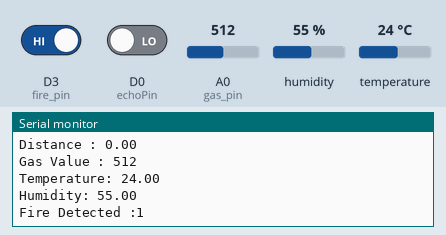
Recording of a sketch running on a simulated ESP8266 (NodeMCU). Shown: the last lines printed to the serial monitor. Inputs (shaded band) come from the test bench; at power-on: humidity 55 %, A0 (gas_pin) = 512, D3 (fire_pin) HIGH, temperature 24 °C, D0 (echoPin) LOW. WiFi joins after 1.5 s; servers stay silent unless stated.

Above: at 3.0 s.
3.1 s: humidity set to 22 %
At 4.4 s:
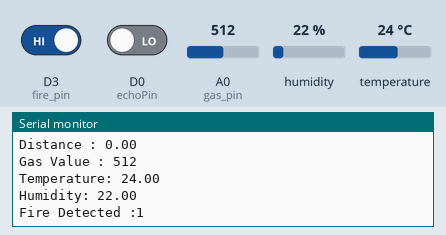
4.6 s: A0 (gas_pin) set to 490
6.1 s: D3 (fire_pin) driven LOW
At 7.4 s:
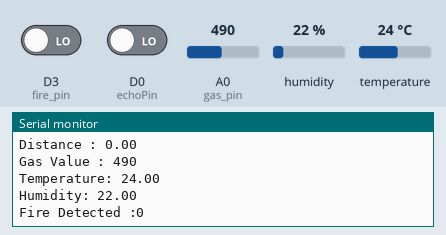
7.6 s: temperature set to 12 °C
At 8.5 s:
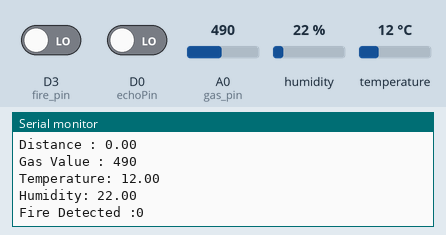
9.1 s: A0 (gas_pin) set to 510
10.6 s: humidity set to 40 %
At 12.0 s:
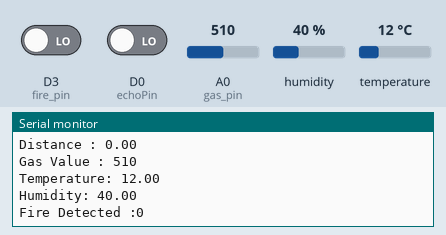
Timing chart, 0 to 13.1 s (numbered marks = the images above; inputs shaded):
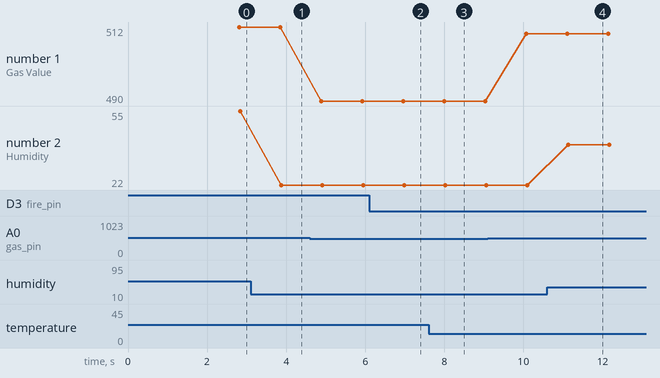

The sketch:

Sensor_App.ino
```cpp
//Including all the Library Modules
#include <ESP8266WiFi.h>
#include <BlynkSimpleEsp8266.h>
#include <dht11.h>

// Defining the Blynk Credentials
#define BLYNK_TEMPLATE_ID "TMPLpeOLYUhZ"
#define BLYNK_DEVICE_NAME "Factory Monitoring and Alert System"
#define BLYNK_AUTH_TOKEN "UBnj8JUp8M7UQcZfG9y6xPy0Ytui1l65"
#define BLYNK_PRINT Serial

char auth[] = "UBnj8JUp8M7UQcZfG9y6xPy0Ytui1l65"; // Authorization Token
char ssid[] = "Arko wishnet";                    // Enter your Wifi Username
char pass[] = "arko@2020";                      // Enter your Wifi password

// Defining the Analog and Digital pins used in this Project
#define echoPin D0
#define trigPin D1
#define DHT11PIN D2
#define fire_pin D3
#define gas_pin A0
dht11 DHT11;

float dist, duration, temp, humid;
int gas_data, fire_data=1;

WidgetLED led(V4);
BlynkTimer timer;

// This function is triggered to send the datas to the Blynk Platform
void myTimer()
{
  Blynk.virtualWrite(V0, dist);
  Blynk.virtualWrite(V1, gas_data);
  Blynk.virtualWrite(V2, temp);
  Blynk.virtualWrite(V3, humid);
}

// This setup() function is run only at the beginning of the execution of the program
void setup()
{
  Serial.begin(115200);
  pinMode(trigPin, OUTPUT);
  pinMode(echoPin, INPUT);
  pinMode(gas_data, INPUT);
  pinMode(fire_pin, INPUT);

  Blynk.begin(auth, ssid, pass);
  timer.setInterval(2000L, myTimer);
}

// This loop() function is run after every regular interval as long as the device is on
void loop()
{

// DISTANCE DATA

  //Here a pulse is being generated by the Ultrasonic Sensor to calculate the distance of the nearest obstacle
  digitalWrite(trigPin, LOW);
  delay(2);
  digitalWrite(trigPin, HIGH);
  delay(10);
  digitalWrite(trigPin, LOW);

  duration = pulseIn(echoPin, HIGH);
  dist = duration *0.035/2;

  Serial.println("Distance : " + (String)dist);

// An event is being triggered as soon as the distance value crosses its threshold
  if(dist < 5)
    Blynk.logEvent("alert", "A Person very close to the Obstacle has been detected!!!");

// GAS DATA

  gas_data = analogRead(gas_pin);
  Serial.println("Gas Value : " + (String)gas_data);

// An event is being triggered as soon as the Gas Sensor detects any presence of inflammable gas
  if(gas_data > 500)
    Blynk.logEvent("alert", "Presence of Flammable Gas has been detected!!!");


// TEMPERATURE AND HUMIDITY DATA
   int chk = DHT11.read(DHT11PIN);

  temp = (float)DHT11.temperature;
  Serial.println("Temperature: " + (String)temp);

// An event is being triggered as soon as the Temperature Value crosses its threshold
  if(temp > 50)
    Blynk.logEvent("alert", "The Temperature of the Surrounding has increased suddenly!!!");


  humid = (float)DHT11.humidity;
  Serial.println("Humidity: " + (String)humid);

// An event is being triggered as soon as the Humidity Value crosses its threshold
  if(humid > 90)
    Blynk.logEvent("alert", "The Humidity of the Surrounding has increased suddenly!!!");

// FIRE ALERT
  fire_data = digitalRead(fire_pin);
  Serial.println("Fire Detected :" + (String)fire_data);

  // Fire is detected so the LED changes to RED
  if(fire_data == 0)
  {
    Blynk.setProperty(V4,"color","#D3435C");
    led.on();
    Blynk.logEvent("alert", "A fire has been caught!!!");  // An event is being triggered as soon as Fire has been detected
  }

  // Fire is not detected so the LED changes to GREEN
  else if(fire_data == 1)
  {
    Blynk.setProperty(V4,"color","#23C48E");
    led.on();
  }

  Blynk.run();
  timer.run();
}
```

Measured:
- after the input at 3.1 s, the serial monitor: prints a new line after 0.78 s (image 1)
- after the input at 6.1 s, the serial monitor: prints a new line after 0.89 s (image 2)
- after the input at 7.6 s, the serial monitor: prints a new line after 0.42 s (image 3)
- after the input at 10.6 s, the serial monitor: prints a new line after 0.53 s (image 4)
- plotted number 1: 512 → 490 after the input at 4.6 s, 490 → 510 after the input at 9.1 s
- plotted number 2: 55 → 22 after the input at 3.1 s, 22 → 40 after the input at 10.6 s
